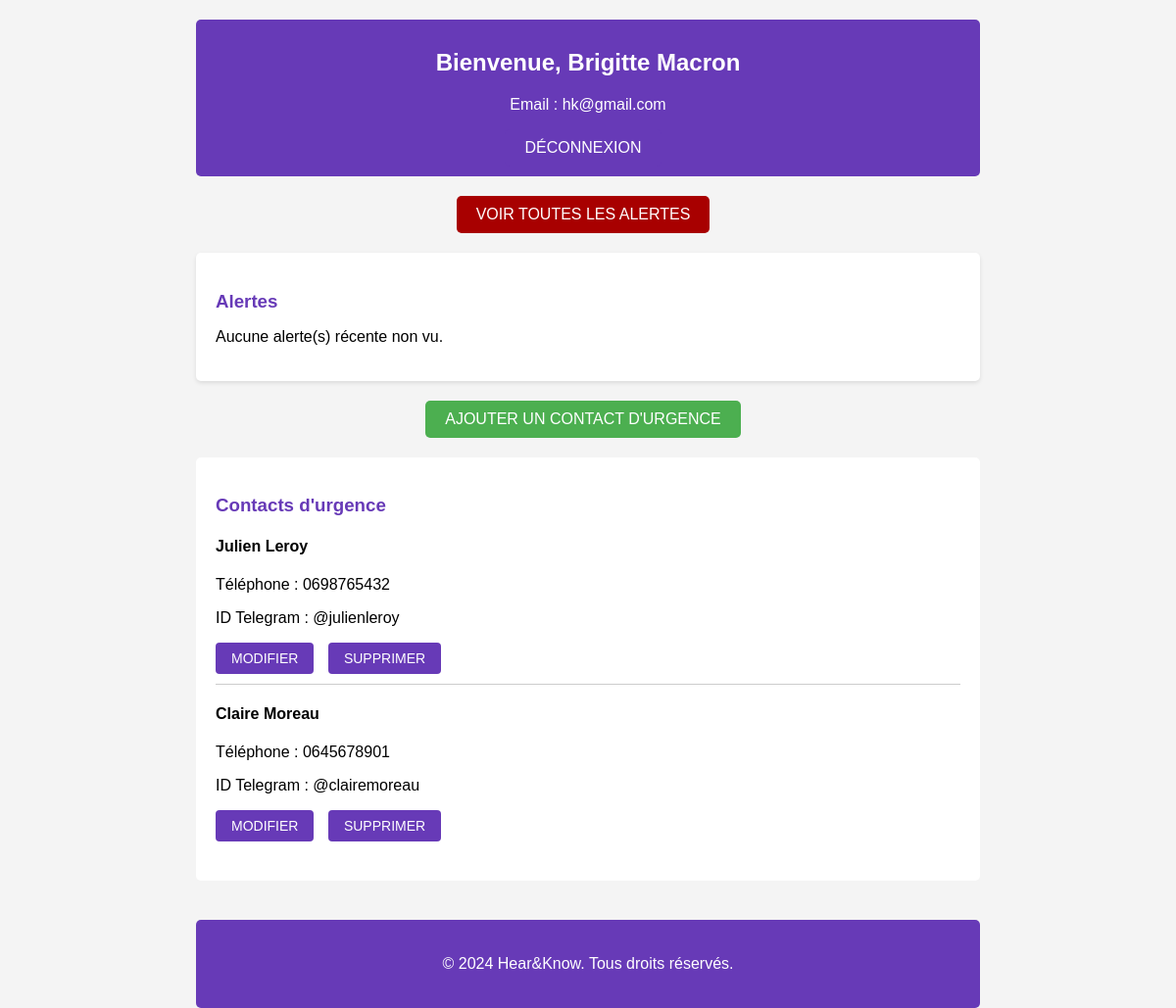
The page /Conteneur_Interface_Site_et_lien_bdd/site/dashboard.php (signed in) on the database its author committed.
### tables this page shows
CREATE TABLE `contacts_urgence` (
  `id_contact` int(11) NOT NULL,
  `utilisateur_id` int(11) NOT NULL,
  `nom_contact` varchar(50) NOT NULL,
  `prenom_contact` varchar(50) NOT NULL,
  `numero_contact` varchar(10) NOT NULL,
  `id_telegram` varchar(50) DEFAULT NULL
);

### Conteneur_Interface_Site_et_lien_bdd/site/dashboard.php (the view, shortened to what this page needs)
<?php
try {
    $pdo = new PDO('mysql:host=mariadb_hk;dbname=hearandknow', 'subina', 'Boutonsos287*');
    $pdo->setAttribute(PDO::ATTR_ERRMODE, PDO::ERRMODE_EXCEPTION);
    $stmt = $pdo->prepare("SELECT * FROM contacts_urgence WHERE utilisateur_id = :userId");
    $stmt->bindParam(':userId', $_SESSION['user_id']);
    $stmt->execute();
    $contacts = $stmt->fetchAll(PDO::FETCH_ASSOC);
} catch (PDOException $e) {
    die("Erreur de connexion : " . $e->getMessage());
}
$stmtAlertes = $pdo->prepare("SELECT * FROM alertes WHERE utilisateur_id = :userId AND vu = 0 ORDER BY date ASC");
$stmtAlertes->bindParam(':userId', $_SESSION['user_id']);
$stmtAlertes->execute();
$alertes = $stmtAlertes->fetchAll(PDO::FETCH_ASSOC);
?>
<!DOCTYPE html>
<html lang="fr">
<head>
    <link rel="stylesheet" href="dashboard_styles.css">
</head>
<body>
<div class="dashboard-container">
    <div class="header">
        <h2>Bienvenue, <?php echo htmlspecialchars($_SESSION['firstname']) . ' ' . htmlspecialchars($_SESSION['lastname']); ?></h2>
        <p>Email : <?php echo htmlspecialchars($_SESSION['email']); ?></p>
        <button onclick="window.location.href='logout.php'">Déconnexion</button>
    </div>
    <div class="add-contact-container">
    <button onclick="voirToutesLesAlertes()" style="background-color: #a80000;">Voir toutes les alertes</button>
</div>
    <div class="alertes-container">
    <h3>Alertes</h3>
    <?php if (empty($alertes)): ?>
        <p>Aucune alerte(s) récente non vu.</p>
    <?php endif; ?>
</div>
    <div class="add-contact-container">
        <button onclick="window.location.href='add_contact.php'">Ajouter un contact d'urgence</button>
    </div>
    <div class="contacts-list">
        <h3>Contacts d'urgence</h3>
        <?php foreach ($contacts as $contact): ?>
    <div class="contact-item">
        <h4><?php echo htmlspecialchars($contact['prenom_contact'] . ' ' . $contact['nom_contact']); ?></h4>
        <p>Téléphone : <?php echo htmlspecialchars($contact['numero_contact']); ?></p>
        <p>ID Telegram : <?php echo htmlspecialchars($contact['id_telegram']); ?></p>
        <button class="button edit" onclick="window.location.href='edit_contact.php?id_contact=<?php echo $contact['id_contact']; ?>'">Modifier</button>
        <button class="button delete" onclick="deleteContact(<?php echo $contact['id_contact']; ?>)">Supprimer</button>
    </div>
<?php endforeach; ?>
    </div>
</div>
</body>
<footer class="footer">
    <p>&copy; <?php echo date("Y"); ?> Hear&Know. Tous droits réservés.</p>
</footer>
</html>

### Conteneur_Interface_Site_et_lien_bdd/site/dashboard_styles.css (style rules this page uses)
body, html { height: 100%; margin: 0; padding: 0; font-family: 'Arial', sans-serif; background-color: #f4f4f4; }
.dashboard-container { max-width: 800px; margin: 0 auto; padding: 20px; }
.header { background-color: #673AB7; color: white; padding: 10px 20px; border-radius: 5px; margin-bottom: 20px; text-align: center; }
.add-contact-container { margin-bottom: 20px; text-align: center; }
.add-contact-container button { background-color: #4CAF50; color: white; }
.alertes-container { background-color: #ffffff; border-radius: 5px; padding: 20px; margin-bottom: 20px; box-shadow: 0 2px 4px rgba(0,0,0,0.1); }
.button { padding: 8px 16px; font-size: 14px; border-radius: 4px; border: none; cursor: pointer; transition: background-color 0.3s; }
h3 { color: #673AB7; margin-bottom: 15px; }
button { background-color: #673AB7; color: white; padding: 10px 20px; border: none; border-radius: 5px; cursor: pointer; margin-right: 10px; font-size: 16px; text-transform: uppercase; }
.contacts-list { background-color: #ffffff; border-radius: 5px; padding: 20px; margin-bottom: 20px; }
.contact-item { border-bottom: 1px solid #cccccc; padding-bottom: 10px; margin-bottom: 10px; }
.contact-item:last-child { border-bottom: none; }
.footer { background-color: #673AB7; color: white; border-radius: 5px; text-align: center; max-width: 800px; margin: auto; padding-top: 20px; padding-bottom: 20px; }

### rows shown on the page
contacts_urgence: prenom_contact+nom_contact "Julien Leroy", numero_contact "0698765432", id_telegram "@julienleroy"
contacts_urgence: prenom_contact+nom_contact "Claire Moreau", numero_contact "0645678901", id_telegram "@clairemoreau"

### other values the page prints
$_SESSION['firstname'] "Brigitte"
$_SESSION['lastname'] "Macron"
$_SESSION['email'] "hk@gmail.com"
